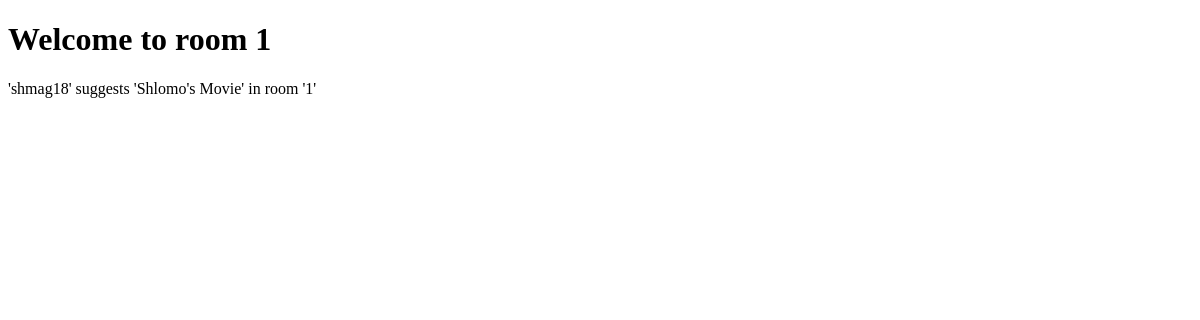
Before: /rooms/1/ with the older database file.
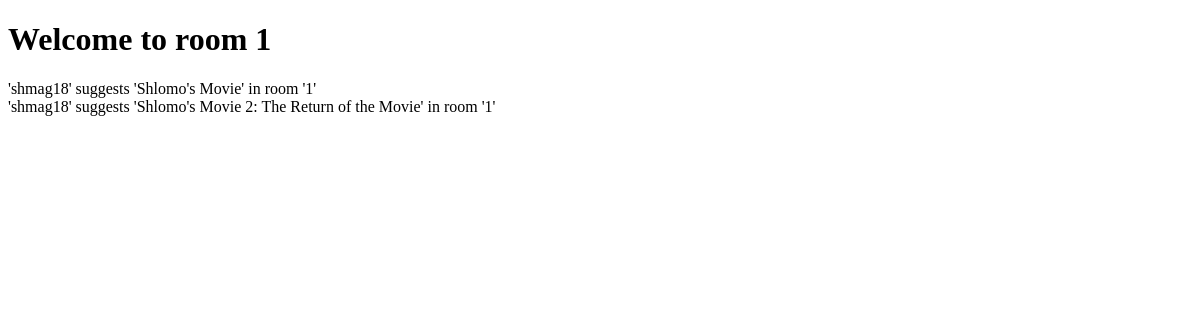
After: the same page with the newer database file.
### rooms/models.py (models this page shows, shortened)
class Suggestion(models.Model):
    user = models.ForeignKey(User, on_delete=models.CASCADE)
    movie = models.ForeignKey(Movie, on_delete=models.CASCADE)
    room = models.ForeignKey(Room, on_delete=models.CASCADE)
    def __str__(self):
        return "'{}' suggests '{}' in room '{}'".format(self.user.name, self.movie.title, self.room.id)

class User(models.Model):
    name = models.CharField(max_length=200)

class Movie(models.Model):
    title = models.CharField(max_length=200)

class Room(models.Model):
    def __str__(self):
        return "Room %s" % self.id

### rooms/views.py (the view)
# urls.py: path('<int:room_id>/', views.room, name="room"),
def room(request, room_id):
    get_object_or_404(Room, pk=room_id)
    context = {
        'suggestions': Suggestion.objects.filter(room_id=room_id),
        'room_id': room_id,
    }
    return render(request, 'rooms/room.html', context)

### rooms/templates/rooms/room.html (shortened to what this page needs)
<!DOCTYPE html>
<html>
<head>
</head>
    <body>
        <h1>Welcome to room {{ room_id }}</h1>
        {% if suggestions %}
            {% for suggestion in suggestions %}
                {{ suggestion }}
                <br/>
            {% endfor %}
        {% else %}
            No suggestions have been made yet...
        {% endif %}
    </body>
</html>

Changed rows visible on the page:
added Suggestion: user+movie+room "'shmag18' suggests 'Shlomo's Movie 2: The Return of the Movie' in room '1'"
